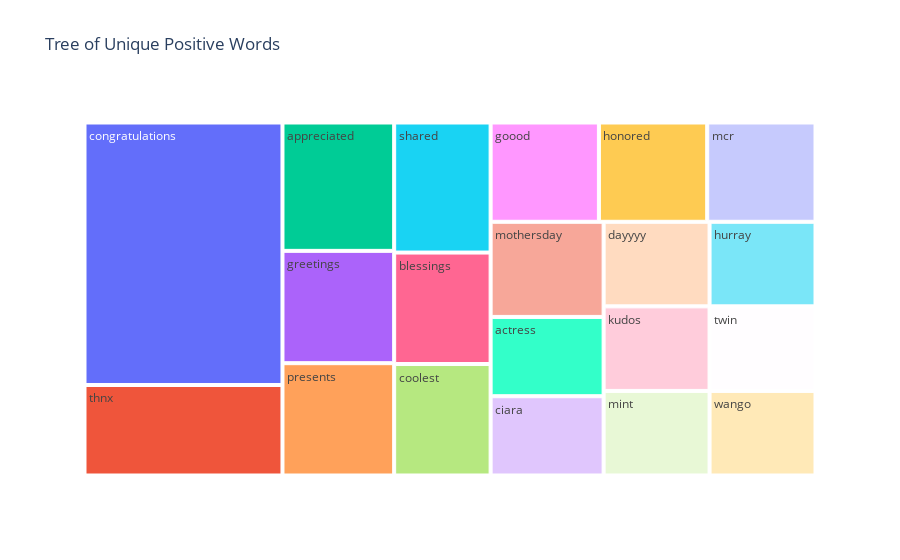

The cell this chart's notebook holds for it:
### Code cell
fig = px.treemap(Unique_positive, path=['words'], values='count', title="Tree of Unique Positive Words")
fig.show()

### Figure 1 — Plotly figure (JSON) as saved in the notebook; plotly's stock layout.template omitted (floating-point values rounded to 4 significant figures)
{"data": [{"branchvalues": "total", "domain": {"x": [0, 1], "y": [0, 1]}, "hovertemplate": "labels=%{label}<br>count=%{value}<br>parent=%{parent}<br>id=%{id}<extra></extra>", "ids": ["actress", "appreciated", "blessings", "ciara", "congratulations", "coolest", "dayyyy", "goood", "greetings", "honored", "hurray", "kudos", "mcr", "mint", "mothersday", "presents", "shared", "thnx", "twin", "wango"], "labels": ["actress", "appreciated", "blessings", "ciara", "congratulations", "coolest", "dayyyy", "goood", "greetings", "honored", "hurray", "kudos", "mcr", "mint", "mothersday", "presents", "shared", "thnx", "twin", "wango"], "name": "", "parents": ["", "", "", "", "", "", "", "", "", "", "", "", "", "", "", "", "", "", "", ""], "type": "treemap", "values": [5, 8, 6, 5, 29, 6, 5, 6, 7, 6, 5, 5, 6, 5, 6, 7, 7, 10, 5, 5]}], "layout": {"legend": {"tracegroupgap": 0}, "title": {"text": "Tree of Unique Positive Words"}}}
